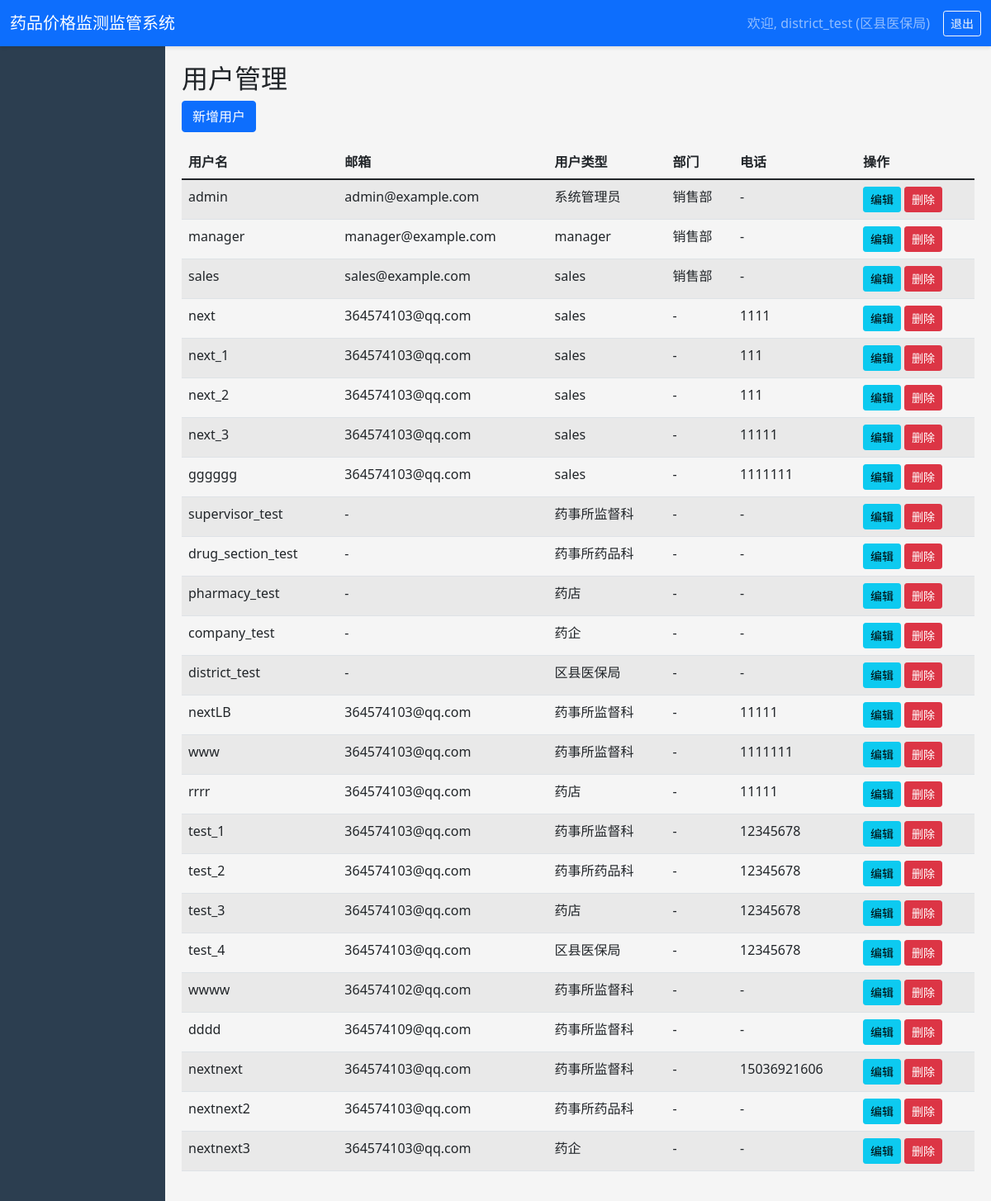
Screenshot of /system/users/ (signed in) with the database file from the repository.
### core/models.py (models this page shows, shortened)
class User(AbstractUser):
    USER_TYPE_CHOICES = [
        ('admin', '系统管理员'),
        ('supervisor', '药事所监督科'),
        ('drug_section', '药事所药品科'),
        ('pharmacy', '药店'),
        ('company', '药企'),
        ('district', '区县医保局'),
    ]
    user_type = models.CharField(max_length=20, choices=USER_TYPE_CHOICES, verbose_name='用户类型')
    phone = models.CharField(max_length=20, blank=True, verbose_name='联系电话')
    department = models.ForeignKey('Department', on_delete=models.SET_NULL, null=True, blank=True, related_name='users')
    organization = models.CharField(max_length=200, blank=True, verbose_name='所属机构')
    medical_insurance_code = models.CharField(max_length=50, blank=True, verbose_name='医保编码')
    class Meta:
        verbose_name = '用户'
        verbose_name_plural = '用户'

class Department(models.Model):
    name = models.CharField(max_length=100, verbose_name='部门名称')
    code = models.CharField(max_length=50, unique=True, verbose_name='部门编码')
    parent = models.ForeignKey('self', on_delete=models.CASCADE, null=True, blank=True, related_name='children')
    manager = models.ForeignKey(User, on_delete=models.SET_NULL, null=True, blank=True, related_name='managed_depts')
    created_at = models.DateTimeField(auto_now_add=True)
    class Meta:
        verbose_name = '部门'
        verbose_name_plural = '部门'

### core/views.py (the view)
# urls.py: path('system/users/', v.user_list, name='user_list'),
@login_required
def user_list(request):
    users = User.objects.all().select_related('department')
    return render(request, 'core/system/user_list.html', {'page_obj': users})

### templates/core/system/user_list.html (shortened to what this page needs)
{% extends 'core/base.html' %}
{% block content %}
<h2>用户管理</h2>
<a href="{% url 'user_create' %}" class="btn btn-primary mb-3">新增用户</a>
<table class="table table-striped">
    <thead>
        <tr>
            <th>用户名</th>
            <th>邮箱</th>
            <th>用户类型</th>
            <th>部门</th>
            <th>电话</th>
            <th>操作</th>
        </tr>
    </thead>
    <tbody>
        {% for user in page_obj %}
        <tr>
            <td>{{ user.username }}</td>
            <td>{{ user.email|default:'-' }}</td>
            <td>{{ user.get_user_type_display }}</td>
            <td>{{ user.department.name|default:'-' }}</td>
            <td>{{ user.phone|default:'-' }}</td>
            <td>
                <a href="#" class="btn btn-sm btn-info">编辑</a>
                <a href="#" class="btn btn-sm btn-danger">删除</a>
            </td>
        </tr>
        {% empty %}
        <tr><td colspan="6" class="text-center">暂无数据</td></tr>
        {% endfor %}
    </tbody>
</table>
{% endblock %}

### templates/core/base.html (shortened to what this page needs)
<!DOCTYPE html>
<html lang="zh-CN">
<head>
    <link href="https://cdn.jsdelivr.net/npm/bootstrap@5.1.3/dist/css/bootstrap.min.css" rel="stylesheet">
</head>
<body>
    {% if user.is_authenticated %}
    <nav class="navbar navbar-expand-lg navbar-dark bg-primary">
        <div class="container-fluid">
            <a class="navbar-brand" href="{% url 'dashboard' %}">药品价格监测监管系统</a>
            <div class="collapse navbar-collapse">
                <span class="navbar-text me-3">
                    欢迎, {{ user.username }} ({{ user.get_user_type_display }})
                </span>
                <a href="{% url 'logout' %}" class="btn btn-sm btn-outline-light">退出</a>
            </div>
        </div>
    </nav>
    <div class="container-fluid">
        <div class="row">
            <div class="col-md-2 sidebar p-0">
            </div>
            <div class="col-md-10 content">
                {% block content %}{% endblock %}
            </div>
        </div>
    </div>
    {% else %}
    {% block login_content %}{% endblock %}
    {% endif %}
</body>
</html>

### templates/core/base.html (style rules this page uses)
body { background-color: #f5f5f5; }
.sidebar { min-height: 100vh; background: #2c3e50; color: white; }
.content { padding: 20px; }
.navbar { box-shadow: 0 2px 4px rgba(0,0,0,0.1); }

### rows the page displays
User: username "district_test", user_type "区县医保局", email "-", department.name "-", phone "-"
User: username "admin", email "admin@example.com", user_type "系统管理员", department.name "销售部", phone "-"
User: username "manager", email "manager@example.com", user_type "manager", department.name "销售部", phone "-"
User: username "sales", email "sales@example.com", user_type "sales", department.name "销售部", phone "-"
User: username "next", email "364574103@qq.com", user_type "sales", department.name "-", phone "1111"
User: username "next_1", email "364574103@qq.com", user_type "sales", department.name "-", phone "111"
User: username "next_2", email "364574103@qq.com", user_type "sales", department.name "-", phone "111"
User: username "next_3", email "364574103@qq.com", user_type "sales", department.name "-", phone "11111"
User: username "gggggg", email "364574103@qq.com", user_type "sales", department.name "-", phone "1111111"
User: username "supervisor_test", email "-", user_type "药事所监督科", department.name "-", phone "-"
User: username "drug_section_test", email "-", user_type "药事所药品科", department.name "-", phone "-"
User: username "pharmacy_test", email "-", user_type "药店", department.name "-", phone "-"
User: username "company_test", email "-", user_type "药企", department.name "-", phone "-"
User: username "nextLB", email "364574103@qq.com", user_type "药事所监督科", department.name "-", phone "11111"
User: username "www", email "364574103@qq.com", user_type "药事所监督科", department.name "-", phone "1111111"
User: username "rrrr", email "364574103@qq.com", user_type "药店", department.name "-", phone "11111"
User: username "test_1", email "364574103@qq.com", user_type "药事所监督科", department.name "-", phone "12345678"
User: username "test_2", email "364574103@qq.com", user_type "药事所药品科", department.name "-", phone "12345678"
User: username "test_3", email "364574103@qq.com", user_type "药店", department.name "-", phone "12345678"
User: username "test_4", email "364574103@qq.com", user_type "区县医保局", department.name "-", phone "12345678"
User: username "wwww", email "364574102@qq.com", user_type "药事所监督科", department.name "-", phone "-"
User: username "dddd", email "364574109@qq.com", user_type "药事所监督科", department.name "-", phone "-"
User: username "nextnext", email "364574103@qq.com", user_type "药事所监督科", department.name "-", phone "15036921606"
User: username "nextnext2", email "364574103@qq.com", user_type "药事所药品科", department.name "-", phone "-"
User: username "nextnext3", email "364574103@qq.com", user_type "药企", department.name "-", phone "-"
